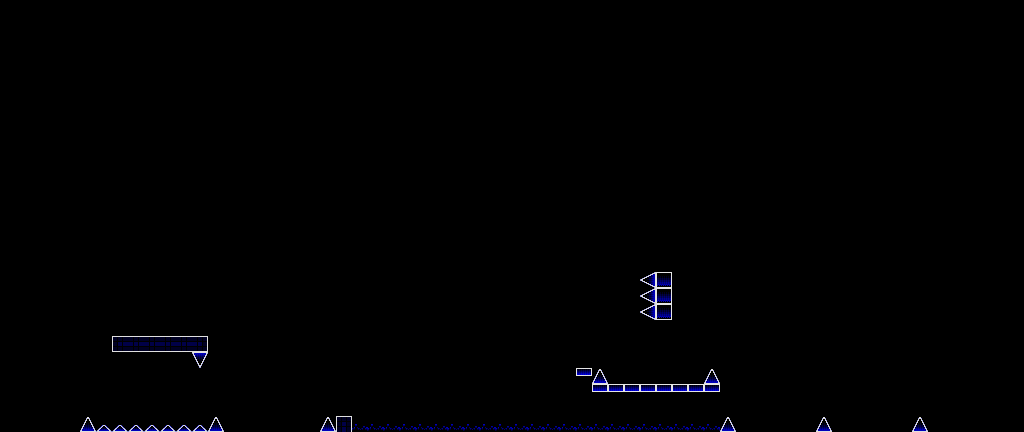

The image is a tile-based game level rendered from a .tmx file. Its description and source (layers, tilesets, objects; grid data summarised) follow:
An orthogonal 64x27 tile map with 16x16 px tiles, 2 tile layers (l2, l1), 2 tilesets and 27 objects.

<map version="1.10" tiledversion="1.11.0" orientation="orthogonal" renderorder="right-down" width="64" height="27" tilewidth="16" tileheight="16" infinite="0" nextlayerid="8" nextobjectid="523">
 <editorsettings>
  <export target="part_07.json" format="json" />
 </editorsettings>
 <properties>
  <property name="rarity" type="int" value="100" />
 </properties>
 <tileset firstgid="1" source="../famidash.tsx" />
 <tileset firstgid="16385" source="../sprites.tsx" />
 <layer id="4" name="l2" width="64" height="27">
  <data>[1728 cells, 1728 non-empty, 1 distinct tile ids]</data>
 </layer>
 <layer id="1" name="l1" width="64" height="27" opacity="0.9">
  <data>[1728 cells, 1728 non-empty, 12 distinct tile ids]</data>
 </layer>
 <objectgroup id="7" name="SP">
  <object id="449" gid="16400" x="96" y="400" width="16" height="16" />
  <object id="468" gid="16396" x="144" y="368" width="16" height="16">
   <properties>
    <property name="vflip" type="bool" value="true" />
   </properties>
  </object>
  <object id="496" gid="16399" x="224" y="400" width="16" height="16" />
  <object id="497" gid="16402" x="336" y="416" width="16" height="16" />
  <object id="499" gid="2" x="308" y="432" width="16" height="16" />
  <object id="500" gid="2" x="296" y="432" width="16" height="16" />
  <object id="501" gid="16399" x="384" y="336" width="16" height="16">
   <properties>
    <property name="enable rotation" type="bool" value="true" />
    <property name="rotation angle" type="int" value="-90" />
   </properties>
  </object>
  <object id="502" gid="16394" x="432" y="384" width="16" height="16" />
  <object id="503" gid="16394" x="496" y="384" width="16" height="16" />
  <object id="504" gid="16395" x="576" y="368" width="16" height="16" />
  <object id="505" gid="16548" x="616" y="304" width="16" height="16" />
  <object id="506" gid="16393" x="656" y="272" width="16" height="16" />
  <object id="507" gid="16396" x="256" y="432" width="16" height="16" />
  <object id="508" gid="16396" x="672" y="384" width="16" height="16" />
  <object id="509" gid="16398" x="864" y="432" width="16" height="16" />
  <object id="510" gid="16396" x="768" y="432" width="16" height="16" />
  <object id="511" gid="16396" x="960" y="432" width="16" height="16" />
  <object id="512" gid="16388" x="0" y="304" width="16" height="16">
   <properties>
    <property name="Channel" value="BG" />
    <property name="Color" type="color" value="#ff00d320" />
    <property name="Frames" type="int" value="30" />
   </properties>
  </object>
  <object id="513" gid="16388" x="0" y="320" width="16" height="16">
   <properties>
    <property name="Channel" value="GROUND" />
    <property name="Color" type="color" value="#ff00d320" />
    <property name="Frames" type="int" value="30" />
   </properties>
  </object>
  <object id="515" gid="16389" x="384" y="432" width="16" height="16" />
  <object id="516" gid="16389" x="672" y="432" width="16" height="16" />
  <object id="517" gid="16389" x="480" y="432" width="16" height="16" />
  <object id="518" gid="16389" x="592" y="432" width="16" height="16" />
  <object id="519" gid="16390" x="632" y="432" width="16" height="16" />
  <object id="520" gid="16391" x="556" y="432" width="16" height="16" />
  <object id="521" gid="16391" x="520" y="432" width="16" height="16" />
  <object id="522" gid="16390" x="436" y="432" width="16" height="16" />
 </objectgroup>
</map>
